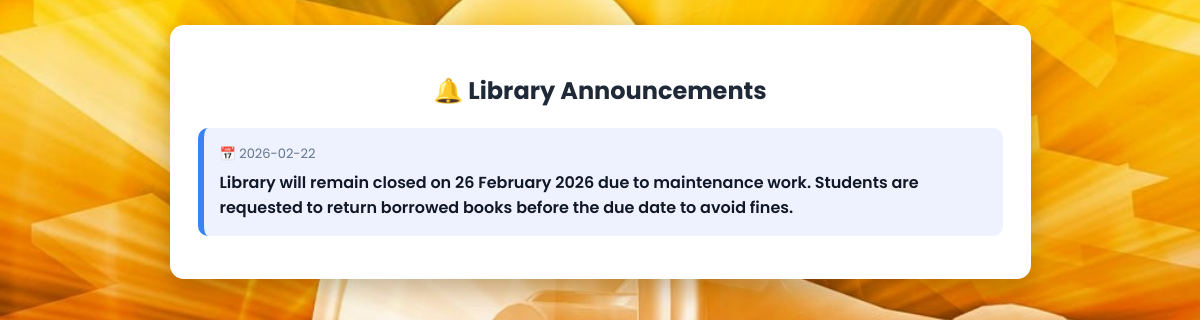
Screenshot of /announcements.php (signed in) with the database file from the repository.
### tables this page shows
CREATE TABLE `announcements` (
  `id` int(11) NOT NULL,
  `message` text DEFAULT NULL,
  `date` date DEFAULT NULL
);

### announcements.php (the view, shortened to what this page needs)
<?php
include "db.php";
?>
<!DOCTYPE html>
<html>
<head>
</head>
<body>
<div class="container">
<h2>🔔 Library Announcements</h2>
<?php
$result=$conn->query(
"SELECT * FROM announcements
ORDER BY id DESC"
);
while($row=$result->fetch_assoc()){
echo "
<div class='announce'>
<div class='date'>
📅 ".$row['date']."
</div>";
echo "
<div class='message'>"
.htmlspecialchars($row['message'])."
</div>
</div>";
}
?>
</div>
</body>
</html>

### announcements.php (style rules this page uses)
body { margin:0; font-family:Poppins; background:url("announcements.jpg") no-repeat center center fixed; background-size:cover; padding:25px; }
.container { width:70%; margin:auto; background:white; padding:28px; border-radius:14px; box-shadow: 0px 10px 25px rgba(0,0,0,.2); }
h2 { text-align:center; color:#1f2937; margin-bottom:20px; }
.announce { background:#eef2ff; padding:16px; border-radius:10px; margin-bottom:15px; border-left:6px solid #3b82f6; position:relative; }
.date { font-size:13px; color:#64748b; margin-bottom:6px; }
.message { font-size:16px; color:#111827; font-weight:600; }

### rows the page displays
announcements: date "2026-02-22", message "Library will remain closed on 26 February 2026 due to maintenance work. Students are requested to return borrowed books before the due date to avoid fines."
